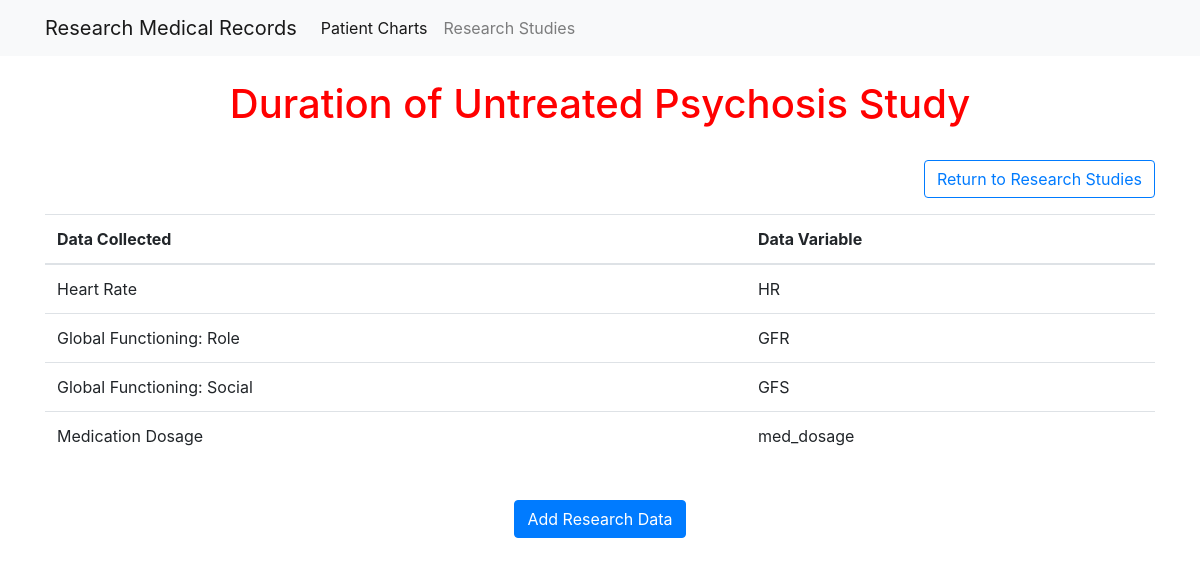
Page /research/1/ on the earlier database version.
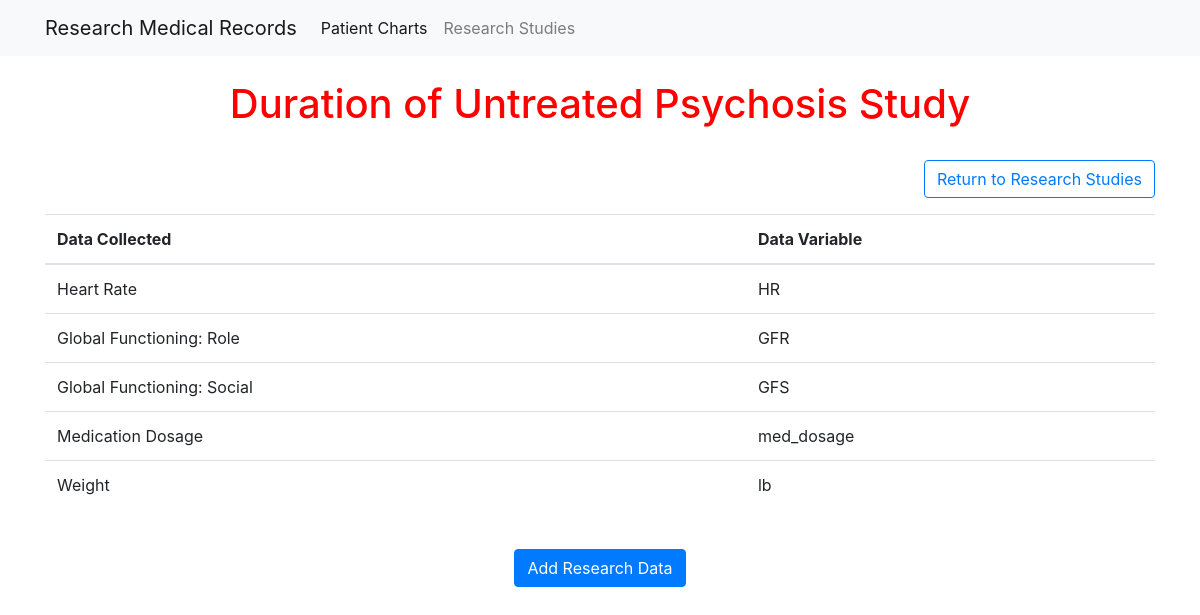
Same page on the later database version.
### research/models.py (models this page shows, shortened)
class ResearchQuestion(models.Model):
    variable = models.TextField()
    text = models.TextField()
    research_study = models.ForeignKey('ResearchStudy', on_delete=models.CASCADE)
    class Meta:
        verbose_name_plural = "Research Questions"

### research/views.py (the view)
# urls.py: path("<int:research_id>/", views.research_detail, name="research_detail"),
def research_detail(request, research_id):
    research_study = ResearchStudy.objects.get(id=research_id)
    research_questions = ResearchQuestion.objects.filter(research_study__id=research_id)
    context = {"research_study": research_study, "research_questions": research_questions}
    return render(request, 'research_detail.html', context)

### research/templates/research_detail.html
{% extends "base.html" %}
{% block page_content %}
<br>
<figure class="text-center">
    <h1>{{ research_study.name }}</h1>
    <br>
    <div class="d-grid gap-2 d-md-flex justify-content-md-end">
        <a href="{% url 'research_index' %}"
            class="btn btn-outline-primary">
            Return to Research Studies
        </a>
    </div>
</figure>
<table class="table">
    <thead>
        <tr>
        <th scope="col">Data Collected</th>
        <th scope="col">Data Variable</th>
        </tr>
    </thead>
    <tbody>
        {% for research_question in research_questions %}
        <tr>
            <td>{{ research_question.text }}</td>
            <td>{{ research_question.variable }}</td>
        </tr>
        {% endfor %}
    </tbody>
</table>
<br>
<figure class="text-center">
    <a href="{% url 'research_newquestion' research_study.id %}"
        class="btn btn-primary">
            Add Research Data
    </a>
</figure>
{% endblock %}

Differences in the rows shown:
added ResearchQuestion: text "Weight", variable "lb"
